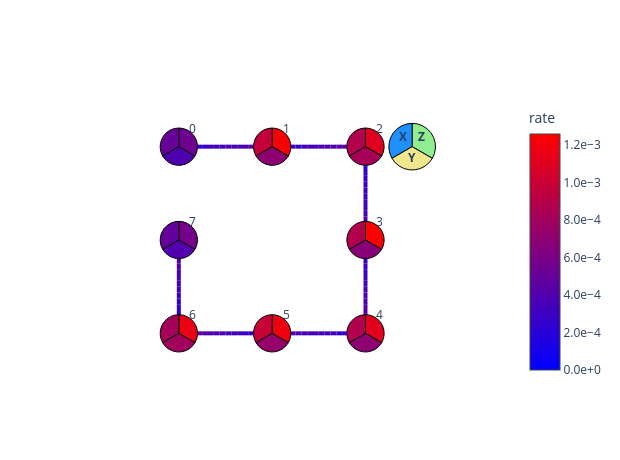

Notebook code cell kept with this figure:
### Markdown cell above
### Learn the entangling layers' noise

In order to compute a final estimation of how much each error impacts on the expectation value's bias, as well as how expensive it would be to correct it, we learn the noise rates and apply them to the predicted noise bounds we computed before.

PEC (as well as PEC+SLC) assumes a twirled noise model of each layer of entangling gates in the circuit. If you assume a Markovian noise model, the depth of the circuit is assumed to not affect the noise channel of a given entangling layer. Therefore, only the noise model of each unique layer of entangling gates should be learned. The circuit used in this guide can be split into two unique layers. Designing circuits to have a minimal set of unique entangling layers is important if you want to learn a noise model, since the unique layers must be learned independently. If you have too many unique layers in your circuit, noise learning can become infeasible due to the sampling cost of learning many layers.

`qiskit-noise-learning` is used to learn the noise. The learner repeats each layer _`fragment_depths`_ times in its learning circuits, twirls each circuit _`num_randomizations`_ times, and fits the decay of the measured fidelities to a Pauli-Lindblad model. These parameters can affect the accuracy of the learned model. The more accurate the learned noise model is, the more accurate the noise cancellation will be.

The following code draws the learned noise model with the two layers merged into one map. Each qubit is a pie of its weight-1 X, Y and Z rates summed over the two layers, and each edge shows the learned weight-2 rates. For example, a rate of ``3e-4`` means that error occurs on roughly three of every 10,000 uses of the layer.

### Code cell
from qiskit.providers.fake_provider import GenericBackendV2
from qiskit.quantum_info import PauliList
from qiskit_ibm_runtime.results import LayerError, PauliLindbladError
from qiskit_ibm_runtime.visualization.embeddings import Embedding
from qiskit_noise_learning.aer_executor import AerExecutor
from qiskit_noise_learning.noise_learner import LearningOptions, NoiseLearner
from samplomatic import InjectNoise

line_coupling = [(i, i + 1) for i in range(num_qubits - 1)]
backend = GenericBackendV2(
    num_qubits=num_qubits, basis_gates=["id", "rz", "sx", "x", "cz"], coupling_map=line_coupling
)

# first learn only the layers PEC will inject noise into, i.e. not the measurement layer
pec_layers = [
    layer
    for layer in slc_pec_task.find_unique_layers(mirrored_circuit, slc_boxing_options)
    if get_annotation(layer.operation, InjectNoise)
]
layers = slc_pec_task.find_unique_layers(mirrored_circuit, slc_boxing_options)

learning_options = LearningOptions(
    fragment_depths=[2, 4, 8, 16], num_randomizations=250, shots_per_randomizations=16
)

# qiskit-noise-learning is not compatible with the Executor in local mode,
# and requires the simulator present in the package for running simulation
noise_dict = {
    get_annotation(layer.operation, Tag).ref: noise_layer
    for layer, noise_layer in layer_noise_model
}
noise_learner_simulator = AerExecutor(qasm_simulator=AerSimulator(), noise_dict=noise_dict)
learner = NoiseLearner(backend, options=learning_options, executor=noise_learner_simulator)
learned_noise = learner.run(pec_layers).result().to_dict()  # keyed by InjectNoise reference

# Draw the learned model on the line, laid out as a line with the qubits in order.
# Composing the two layers' maps sums their rates, giving one map over all the edges.
embedding = Embedding(
    [(0, 0), (0, 2), (0, 4), (2, 4), (4, 4), (4, 2), (4, 0), (2, 0)], line_coupling
)
first, second = learned_noise.values()
learned_model = first.compose(second).simplify()
error = PauliLindbladError(
    PauliList(learned_model.get_qubit_sparse_pauli_list_copy().to_pauli_list()), learned_model.rates
)
fig = LayerError(circuit, list(range(num_qubits)), error).draw_map(
    embedding, radius=0.4, height=460, width=620
)
fig.update_traces(
    marker={
        "cmin": 0,
        "cmax": max(learned_model.rates),
        "colorbar": {"tickformat": ".1e", "title": "rate"},
    },
    selector={"mode": "markers"},
)
fig.show()
